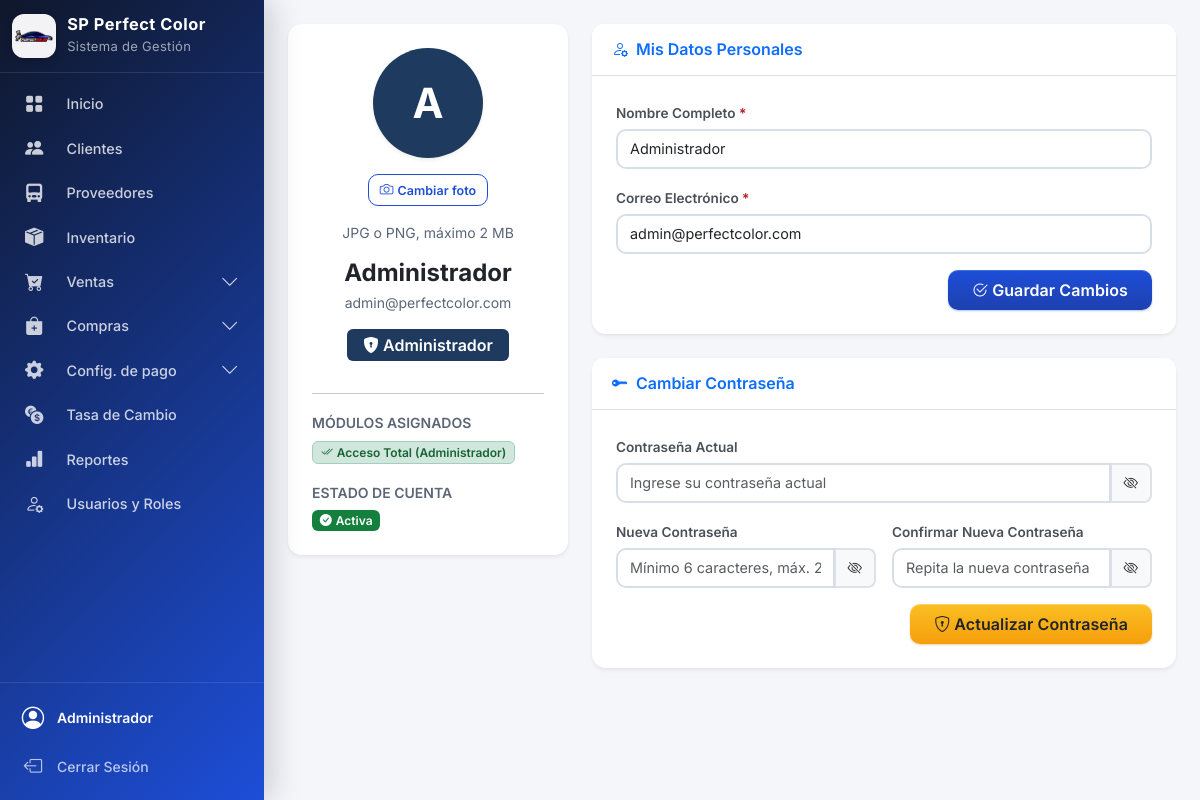
Screenshot of /perfil (signed in) with the database file from the repository.
### tables this page shows
CREATE TABLE `usuarios` (
  `id_usuario` int(11) NOT NULL AUTO_INCREMENT,
  `nombre` varchar(100) NOT NULL,
  `correo` varchar(100) NOT NULL,
  `password_hash` varchar(255) NOT NULL,
  `foto` varchar(255) DEFAULT NULL,
  `contrato` varchar(255) DEFAULT NULL,
  `id_rol` int(11) NOT NULL,
  `created_at` datetime NOT NULL DEFAULT current_timestamp(),
  `estado` tinyint(1) NOT NULL DEFAULT 1,
  PRIMARY KEY (`id_usuario`),
  UNIQUE KEY `correo` (`correo`),
  KEY `id_rol` (`id_rol`),
  CONSTRAINT `fk_usuarios_rol` FOREIGN KEY (`id_rol`) REFERENCES `roles` (`id_rol`) ON UPDATE CASCADE
);

CREATE TABLE `roles` (
  `id_rol` int(11) NOT NULL AUTO_INCREMENT,
  `nombre` varchar(50) NOT NULL,
  `created_at` datetime NOT NULL DEFAULT current_timestamp(),
  `estado` tinyint(1) NOT NULL DEFAULT 1,
  PRIMARY KEY (`id_rol`),
  UNIQUE KEY `nombre` (`nombre`)
);

### index.php (called while the page is built, shortened)
<?php
require_once __DIR__ . '/app/helpers/envHelper.php';
try {
    $objeto = new \App\Controllers\frontController();
} catch (\TypeError $e) {
    error_log('Parametros no validos: ' . $e->getMessage());
    http_response_code(400);
    header('Content-Type: application/json; charset=utf-8');
    echo json_encode(['estado' => 'error', 'mensaje' => 'Los datos enviados no son válidos. Revise el formulario e intente de nuevo.', 'datos' => null], JSON_UNESCAPED_UNICODE);
}

### app/helpers/envHelper.php (called while the page is built, shortened)
<?php
function env(string $clave, $defecto = null)
{
    static $variables = null;
    if ($variables === null) {
        $variables = [];
        $ruta = __DIR__ . '/../../.env';
    }
    $valor = $variables[$clave] ?? getenv($clave);
    return ($valor === false || $valor === null) ? $defecto : $valor;
}

### app/core/conexionBD.php (called while the page is built, shortened)
<?php
class ConexionBD
{
    private static $instancia = null;
    private $conexion;
    private $charset = 'utf8mb4';
    private function __construct()
    {
        $this->host = env('DB_HOST', 'localhost');
        $this->baseDatos = env('DB_NAME', 'sp_perfect_color');
        $this->usuario = env('DB_USER', 'root');
        $this->clave = env('DB_PASS', '');
        $dsn = "mysql:host={$this->host};dbname={$this->baseDatos};charset={$this->charset}";
        $opciones = [
            PDO::ATTR_ERRMODE => PDO::ERRMODE_EXCEPTION,
            PDO::ATTR_DEFAULT_FETCH_MODE => PDO::FETCH_ASSOC,
            PDO::ATTR_EMULATE_PREPARES => false,
        ];
        $this->conexion = new PDO($dsn, $this->usuario, $this->clave, $opciones);
        $this->conexion->exec("SET NAMES 'utf8mb4' COLLATE 'utf8mb4_spanish2_ci'");
        $this->conexion->exec("SET SESSION sql_mode = CONCAT_WS(',', @@sql_mode, 'STRICT_TRANS_TABLES', 'ERROR_FOR_DIVISION_BY_ZERO')");
    }
    public static function obtenerInstancia()
    {
        if (self::$instancia === null) {
            self::$instancia = new self();
        }
        return self::$instancia;
    }
    public function obtenerConexion()
    {
        return $this->conexion;
    }
}

### app/models/ModeloBase.php (called while the page is built, shortened)
<?php
abstract class ModeloBase
{
    public function __construct()
    {
        $this->conexion = ConexionBD::obtenerInstancia()->obtenerConexion();
    }
}

### app/models/UsuarioModel.php (called while the page is built, shortened)
<?php
class UsuarioModel extends ModeloBase
{
    private int $id;
    public function buscarConRolPorId(int $id): array|false
    {
        $this->id = $id;
        return $this->_ejecutarSelectConRolById();
    }
    private function _ejecutarSelectConRolById(): array|false
    {
        $consulta = "SELECT u.*, u.estado as activo, r.nombre as rol_nombre, r.estado as rol_activo,
                            (SELECT GROUP_CONCAT(m.codigo SEPARATOR ',')
                             FROM rol_modulo rm
                             JOIN modulos m ON rm.id_modulo = m.id_modulo
                             WHERE rm.id_rol = r.id_rol) as rol_modulos
                     FROM usuarios u
                     INNER JOIN roles r ON u.id_rol = r.id_rol
                     WHERE u.id_usuario = :id AND u.estado = 1
                     LIMIT 1";
        $stmt = $this->conexion->prepare($consulta);
        $stmt->bindParam(':id', $this->id, PDO::PARAM_INT);
        $stmt->execute();
        return $stmt->fetch();
    }
}

### app/views/perfilView.php (the view, shortened to what this page needs)
<div class="row g-4 justify-content-center">
    <div class="col-12 col-lg-4">
        <div class="card border-0 shadow-sm text-center p-4">
            <div class="card-body p-0">
                <?php $fotoPerfil = $usuario['foto'] ?? ''; ?>
                <div class="position-relative d-inline-block mb-3">
                    <div id="fotoPerfilInicial" class="bg-primary text-white rounded-circle d-inline-flex align-items-center justify-content-center shadow-sm <?php echo $fotoPerfil ? 'd-none' : ''; ?>"
                         style="width: 110px; height: 110px; font-size: 2.6rem; font-weight: 700; background-color: #1E3A5F !important;">
                        <?php echo strtoupper(substr($usuario['nombre'] ?? 'U', 0, 1)); ?>
                    </div>
                </div>
                <div class="d-flex justify-content-center gap-2 mb-3">
                    <button type="button" id="btnCambiarFoto" class="btn btn-outline-primary btn-sm">
                        <span class="btn-texto"><i class="bi bi-camera me-1"></i>Cambiar foto</span>
                    </button>
                </div>
                <p class="text-muted small mb-3">JPG o PNG, máximo 2 MB</p>
                <h4 class="mb-1 fw-bold"><?php echo htmlspecialchars($usuario['nombre'] ?? ''); ?></h4>
                <p class="text-muted small mb-3"><?php echo htmlspecialchars($usuario['correo'] ?? ''); ?></p>
                <span class="badge bg-primary px-3 py-2 fs-6 mb-3" style="background-color: #1E3A5F !important;">
                    <i class="bi bi-shield-lock-fill me-1"></i><?php echo htmlspecialchars($usuario['rol_nombre'] ?? 'Usuario'); ?>
                </span>
                <hr class="my-3">
                <div class="text-start">
                    <label class="text-muted small text-uppercase fw-semibold mb-1">Módulos Asignados</label>
                    <div class="d-flex flex-wrap gap-1 mt-1">
                        <?php
                        $modulos = !empty($usuario['rol_modulos']) ? explode(',', $usuario['rol_modulos']) : [];
                        if ((int)($usuario['id_rol'] ?? 0) === 1): ?>
                            <span class="badge bg-success-subtle text-success border border-success-subtle"><i class="bi bi-check2-all me-1"></i>Acceso Total (Administrador)</span>
                        <?php elseif (!empty($modulos)):
                            foreach ($modulos as $mod): ?>
                                <span class="badge bg-light text-dark border"><?php echo htmlspecialchars(ucfirst(trim($mod))); ?></span>
                            <?php endforeach;
                        else: ?>
                            <span class="text-muted small">Sin módulos asignados</span>
                        <?php endif; ?>
                    </div>
                </div>
                <div class="text-start mt-3">
                    <label class="text-muted small text-uppercase fw-semibold mb-1">Estado de Cuenta</label>
                    <div>
                        <span class="badge bg-success"><i class="bi bi-check-circle-fill me-1"></i>Activa</span>
                    </div>
                </div>
            </div>
        </div>
    </div>
    <div class="col-12 col-lg-8">
        <div class="card border-0 shadow-sm mb-4">
            <div class="card-header bg-white border-bottom py-3">
                <h5 class="mb-0 fw-semibold text-primary"><i class="bi bi-person-gear me-2"></i>Mis Datos Personales</h5>
            </div>
            <div class="card-body p-4">
                <form id="formEditarPerfil">
                    <div class="mb-3">
                        <label for="perfilNombre" class="form-label fw-semibold">Nombre Completo <span class="text-danger">*</span></label>
                        <input type="text" class="form-control" id="perfilNombre" name="nombre" value="<?php echo htmlspecialchars($usuario['nombre'] ?? ''); ?>" required maxlength="50" pattern="^[a-zA-ZáéíóúÁÉÍÓÚñÑüÜ\s]+$" title="Solo letras y espacios (máx. 50 caracteres)">
                    </div>
                    <div class="mb-3">
                        <label for="perfilCorreo" class="form-label fw-semibold">Correo Electrónico <span class="text-danger">*</span></label>
                        <input type="email" class="form-control" id="perfilCorreo" name="correo" value="<?php echo htmlspecialchars($usuario['correo'] ?? ''); ?>" required pattern="^[a-zA-Z0-9._%+\-]+@[a-zA-Z0-9.\-]+\.[a-zA-Z]{2,}$" title="Ingrese un correo electrónico válido">
                    </div>
                    <div class="text-end">
                        <button type="submit" id="btnGuardarDatos" class="btn btn-primary px-4">
                            <span class="btn-texto"><i class="bi bi-check2-circle me-1"></i>Guardar Cambios</span>
                        </button>
                    </div>
                </form>
            </div>
        </div>
        <div class="card border-0 shadow-sm">
            <div class="card-header bg-white border-bottom py-3">
                <h5 class="mb-0 fw-semibold text-primary"><i class="bi bi-key-fill me-2"></i>Cambiar Contraseña</h5>
            </div>
            <div class="card-body p-4">
                <form id="formCambiarClave">
                    <div class="mb-3">
                        <label for="claveActual" class="form-label fw-semibold">Contraseña Actual</label>
                        <div class="input-group">
                            <input type="password" class="form-control" id="claveActual" name="clave_actual" maxlength="20" placeholder="Ingrese su contraseña actual" required>
                            <button type="button" class="input-group-text btn-toggle-pass" data-target="claveActual"><i class="bi bi-eye-slash"></i></button>
                        </div>
                    </div>
                    <div class="row g-3 mb-3">
                        <div class="col-md-6">
                            <label for="nuevaClave" class="form-label fw-semibold">Nueva Contraseña</label>
                            <div class="input-group">
                                <input type="password" class="form-control" id="nuevaClave" name="nueva_clave" maxlength="20" placeholder="Mínimo 6 caracteres, máx. 20" minlength="6" required>
                                <button type="button" class="input-group-text btn-toggle-pass" data-target="nuevaClave"><i class="bi bi-eye-slash"></i></button>
                            </div>
                        </div>
                        <div class="col-md-6">
                            <label for="confirmarClave" class="form-label fw-semibold">Confirmar Nueva Contraseña</label>
                            <div class="input-group">
                                <input type="password" class="form-control" id="confirmarClave" name="confirmar_clave" maxlength="20" placeholder="Repita la nueva contraseña" minlength="6" required>
                                <button type="button" class="input-group-text btn-toggle-pass" data-target="confirmarClave"><i class="bi bi-eye-slash"></i></button>
                            </div>
                        </div>
                    </div>
                    <div class="text-end">
                        <button type="submit" id="btnGuardarClave" class="btn btn-warning px-4 text-dark fw-semibold">
                            <span class="btn-texto"><i class="bi bi-shield-lock me-1"></i>Actualizar Contraseña</span>
                        </button>
                    </div>
                </form>
            </div>
        </div>
    </div>
</div>

### assets/css/estiloBase.css (style rules this page uses)
:root { --brand-darkest: #0F172A; --brand-dark: #1E3A5F; --brand-primary: #1D4ED8; --brand-light: #3B82F6; --brand-bright: #60A5FA; --brand-bg-light: #EFF6FF; --brand-bg-border: #BFDBFE; --brand-red: #DC2626; --brand-red-light: #FEF2F2; --brand-gradient: linear-gradient(135deg, #0F172A 0%, #1D4ED8 100%); --brand-gradient-hover: linear-gradient(135deg, #1E3A5F 0%, #3B82F6 100%); --sidebar-width: 260px; --card-radius: 12px; --transition-speed: 0.2s; }
body { font-family: 'Segoe UI', system-ui, -apple-system, sans-serif; background: #f4f6f9; color: #2d3436; }
.card { border: none; border-radius: var(--card-radius); box-shadow: 0 1px 3px rgba(0,0,0,0.06), 0 1px 2px rgba(0,0,0,0.04); transition: box-shadow var(--transition-speed), transform var(--transition-speed); }
.card-header { background: #fff; border-bottom: 1px solid #eef1f5; padding: 1rem 1.25rem; border-radius: var(--card-radius) var(--card-radius) 0 0 !important; }
.card-header h5 { font-weight: 600; font-size: 1rem; }
.btn { border-radius: 8px; font-weight: 500; padding: 0.45rem 1rem; transition: all var(--transition-speed); position: relative; overflow: hidden; }
.btn-primary { background: var(--brand-gradient); border: none; color: #fff; }
.btn-warning { background: linear-gradient(135deg, #D97706, #F59E0B); border: none; color: #fff; }
.btn-outline-primary { border: 2px solid var(--brand-primary); color: var(--brand-primary); }
.btn-sm { padding: 0.3rem 0.65rem; font-size: 0.78rem; border-radius: 6px; }
.btn-sm i { font-size: 0.85rem; }
.d-flex.gap-2 .btn-sm { white-space: nowrap; }
.form-control, .form-select { border: 2px solid #dee2e6; border-radius: 8px; padding: 0.45rem 0.75rem; font-size: 0.9rem; transition: border-color var(--transition-speed), box-shadow var(--transition-speed); }
.form-label { font-weight: 600; font-size: 0.85rem; color: #495057; margin-bottom: 0.35rem; }
.input-group-text { background: #f8f9fa; border: 2px solid #dee2e6; border-radius: 8px; font-size: 0.9rem; }
.badge { font-weight: 600; padding: 0.35em 0.65em; font-size: 0.75rem; border-radius: 6px; }
.badge.bg-success { background: linear-gradient(135deg, #2E7D32, #43A047) !important; color: #fff !important; }

### assets/css/estiloUI.css (style rules this page uses)
:root { --ui-border: #e5e9f0; --ui-ring: 0 0 0 3px rgba(29,78,216,0.18); --ui-ease: cubic-bezier(0.16, 1, 0.3, 1); --sidebar-colapsado: 70px; --sidebar-abierto: 264px; }
html body { font-family: 'Inter', 'Segoe UI', system-ui, -apple-system, sans-serif; -webkit-font-smoothing: antialiased; }
html body .card { border: 1px solid var(--ui-border); border-radius: 14px; }
html body .form-control, html body .form-select { border-color: #d8dee8; border-radius: 10px; }
html body .btn { border-radius: 10px; font-weight: 600; letter-spacing: 0.005em; }
html body .btn:not(.btn-sm) { padding: 0.5rem 1.05rem; }
html body .btn-primary { background: linear-gradient(180deg, #1D4ED8, #1E40AF); box-shadow: 0 1px 2px rgba(29,78,216,0.35), inset 0 1px 0 rgba(255,255,255,0.18); }
html body .btn-warning { background: linear-gradient(180deg, #FBBF24, #F59E0B); color: #451a03; box-shadow: 0 1px 2px rgba(217,119,6,0.35), inset 0 1px 0 rgba(255,255,255,0.3); }
html body .btn-outline-primary { border-width: 1px; }
html body .badge.bg-success { background: #15803D !important; }
html body .badge.bg-success-subtle { color: #166534 !important; }
html body .text-muted { color: #5b6677 !important; }
html body .badge, html body .table.dataTable td .badge { white-space: nowrap; }
html body .card-body > .d-flex > * { min-width: 0; max-width: 100%; }
html body .text-danger { color: #B91C1C !important; }

### rows the page displays
usuarios: nombre "A", nombre "Administrador", correo "admin@perfectcolor.com", id_rol.nombre "Administrador"

### other values shown
$_SESSION['usuario_nombre'] "Administrador"
